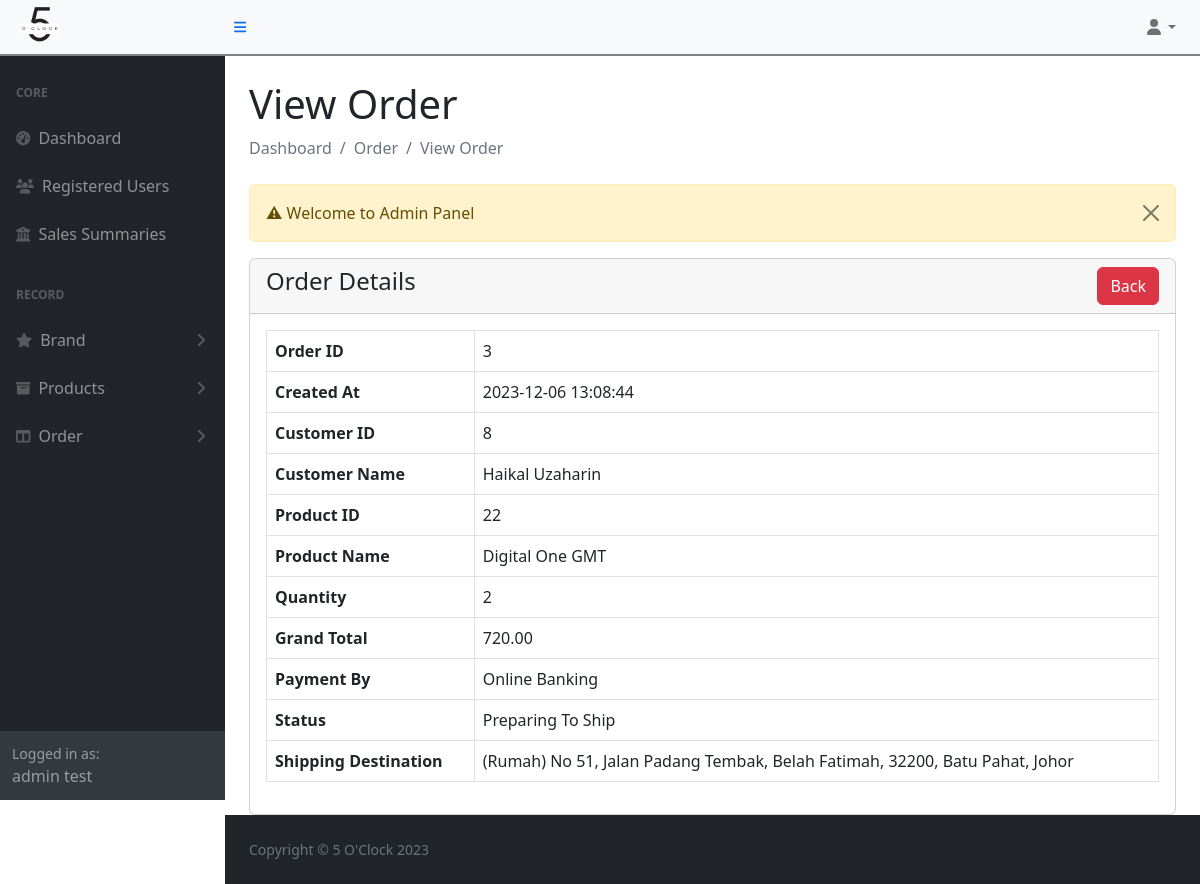
Page /ecommerce/admin/order-state-details.php?order_id=3 (signed in) on the committed database.
### tables this page shows
CREATE TABLE `order_details` (
  `order_id` int(11) NOT NULL,
  `product_id` int(11) NOT NULL,
  `quantity` int(11) DEFAULT NULL
);

CREATE TABLE `orders` (
  `order_id` int(11) NOT NULL,
  `cust_id` int(11) NOT NULL,
  `grand_total` float(10,2) NOT NULL,
  `created_at` datetime NOT NULL DEFAULT current_timestamp(),
  `status` enum('Payment Completed','Packing','Preparing To Ship','Picked Up By Courier','Delivered') NOT NULL DEFAULT 'Payment Completed',
  `tracking` varchar(100) DEFAULT NULL,
  `destination_id` int(11) NOT NULL,
  `payment_option` varchar(255) NOT NULL
);

CREATE TABLE `destination` (
  `destination_id` int(11) NOT NULL,
  `cust_id` int(11) DEFAULT NULL,
  `location` varchar(191) NOT NULL,
  `address` text NOT NULL,
  `postcode` int(5) NOT NULL,
  `city` varchar(50) NOT NULL,
  `state` varchar(50) NOT NULL
);

CREATE TABLE `customers` (
  `cust_id` int(11) NOT NULL,
  `email` varchar(30) NOT NULL,
  `password` varchar(30) NOT NULL,
  `fullname` varchar(191) NOT NULL,
  `created_at` datetime NOT NULL DEFAULT current_timestamp()
);

CREATE TABLE `products` (
  `product_id` int(11) NOT NULL,
  `brand_id` int(11) DEFAULT NULL,
  `name` varchar(255) NOT NULL,
  `description` text DEFAULT NULL,
  `price` decimal(10,2) NOT NULL,
  `image` varchar(255) NOT NULL,
  `created_at` datetime NOT NULL DEFAULT current_timestamp(),
  `gender` enum('Men','Women') NOT NULL
);

### ecommerce/admin/order-state-details.php (the view)
<?php
include('authentication.php');
include('includes/header.php');
?>
<div class="container-fluid px-4">
    <h1 class="mt-4">View Order</h1>
    <ol class="breadcrumb mb-4">
        <li class="breadcrumb-item active">Dashboard</li>
        <li class="breadcrumb-item active">Order</li>
        <li class="breadcrumb-item active">View Order</li>
    </ol>
    <div class="row">
        <div class="col-md-12">
            <?php include('message.php'); ?>
            <div class="card">
                <div class="card-header">
                    <h4>Order Details
                        <a href="order-state.php" class="btn btn-danger float-end">Back</a>
                    </h4>
                </div>
                <div class="card-body">
                    <?php
                    if (isset($_GET['order_id'])) {
                        $order_id = $_GET['order_id'];
                        $query = "SELECT o.*, od.*, p.name, p.price, c.fullname, d.*
                                FROM orders o
                                INNER JOIN order_details od ON od.order_id = o.order_id
                                INNER JOIN products p ON p.product_id = od.product_id
                                INNER JOIN customers c ON c.cust_id = o.cust_id
                                INNER JOIN destination d ON d.cust_id = c.cust_id
                                WHERE o.order_id = $order_id";
                        $query_run = mysqli_query($con, $query);
                        if (mysqli_num_rows($query_run) > 0) {
                            $order = mysqli_fetch_assoc($query_run);
                            ?>
                            <table class="table table-bordered">
                                <tbody>
                                    <tr>
                                        <th>Order ID</th>
                                        <td><?= $order['order_id'] ?></td>
                                    </tr>
                                    <tr>
                                        <th>Created At</th>
                                        <td><?= $order['created_at'] ?></td>
                                    </tr>
                                    <tr>
                                        <th>Customer ID</th>
                                        <td><?= $order['cust_id'] ?></td>
                                    </tr>
                                    <tr>
                                        <th>Customer Name</th>
                                        <td><?= $order['fullname'] ?></td>
                                    </tr>
                                    <tr>
                                        <th>Product ID</th>
                                        <td><?= $order['product_id'] ?></td>
                                    </tr>
                                    <tr>
                                        <th>Product Name</th>
                                        <td><?= $order['name'] ?></td>
                                    </tr>
                                    <tr>
                                        <th>Quantity</th>
                                        <td><?= $order['quantity'] ?></td>
                                    </tr>
                                    <tr>
                                        <th>Grand Total</th>
                                        <td><?= $order['grand_total'] ?></td>
                                    </tr>
                                    <tr>
                                        <th>Payment By</th>
                                        <td><?= $order['payment_option'] ?></td>
                                    </tr>
                                    <tr>
                                        <th>Status</th>
                                        <td><?= $order['status'] ?></td>
                                    </tr>
                                    <tr>
                                        <th>Shipping Destination</th>
                                        <td><?= '('.$order['location'].') ' .$order['address'].', '.$order['postcode'].', '.$order['city'].', '.$order['state'] ?></td>
                                    </tr>
                                </tbody>
                            </table>
                            <?php
                        } else {
                            echo "Order not found.";
                        }
                    } else {
                        echo "Invalid order ID.";
                    }
                    ?>
                </div>
            </div>
        </div>
    </div>
</div>
<?php
include('includes/footer.php');
include('includes/scripts.php');
?>

### rows in the picture
order_details: order "3", product "22", quantity "2"
orders: created_at "2023-12-06 13:08:44", grand_total "720.00", payment_option "Online Banking", status "Preparing To Ship"
destination: cust "8", location "Rumah", address "No 51, Jalan Padang Tembak, Belah Fatimah", postcode "32200", city "Batu Pahat", state "Johor"
customers: fullname "Haikal Uzaharin"
products: name "Digital One GMT"

### other values in the picture
$_SESSION['auth_user']['user_name'] "admin test"
$_SESSION['message'] "Welcome to Admin Panel"
